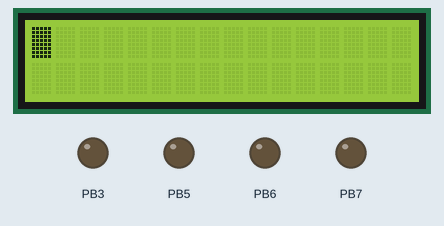
This program was run on a simulated ATmega32, built with avr-gcc and emulated at 16 MHz. Parts: 16×2 character LCD, output pins drawn as LEDs (lit = HIGH). Wiring (inferred from the names in the program): character LCD (HD44780): RS PA3; R/W PA1; E PA2; data PB0, PB1, PB2, PB4. The character LCD is taken to start in 4-bit mode; pins used as bus, display or sensor lines are not drawn. At 0.6 s the program stops and its outputs stay as they are.

Above: at 0.5 s.

The program:

main.c
```c
/*
 * Drivers.c
 *
 * Created: 8/18/2023 9:18:25 AM
 * Author : Lenovo
 */

#include "DIO.h"
//#include <avr/io.h>
#include "LCD.h"
#include "Keypad.h"


int main(void)
{
	uint8_t key_pressed;
	//DDRB = 1<<7;

    LCD_init();
	Keypad_init();
	LCD_ClearScreen();
	//LCD_WriteChar('x');
    //const uint8_t *str = "Ahmed Essam ElDin   ElShafie";
    //LCD_WriteString(str);

    while (1)
    {
		key_pressed = Keypad_getkey();
		switch(key_pressed){
			case '?':
			LCD_ClearScreen();
			break;
			default:
			LCD_WriteChar(key_pressed);
			break;
		}
    }
}
```

Keypad_Config.h
```c
/*
 * Keypad_Config.h
 *
 * Created: 8/18/2023 2:51:38 PM
 *  Author: Lenovo
 */


#ifndef KEYPAD_CONFIG_H_
#define KEYPAD_CONFIG_H_

#include "DIO.h"

#define KEYPAD_ROW_PORT		DIO_PORTC
#define KEYPAD_COL_PORT		DIO_PORTD

#define KEYPAD_COL0			DIO_PIN7
#define KEYPAD_COL1			DIO_PIN6
#define KEYPAD_COL2			DIO_PIN5
#define KEYPAD_COL3			DIO_PIN3

#define KEYPAD_ROW0			DIO_PIN5
#define KEYPAD_ROW1			DIO_PIN4
#define KEYPAD_ROW2			DIO_PIN3
#define KEYPAD_ROW3			DIO_PIN2

#endif /* KEYPAD_CONFIG_H_ */
```

LCD_Config.h
```c
/*
 * LCD_Config.h
 *
 * Created: 8/18/2023 10:20:45 AM
 *  Author: Lenovo
 */


#ifndef LCD_CONFIG_H_
#define LCD_CONFIG_H_

#include "DIO.h"

//====================================================================
//						PORT Configuration
//====================================================================
#define LCD_8BIT_CMD	DIO_PORTA
#define LCD_8BIT_DATA	DIO_PORTB

#define LCD_4BIT_CMD	DIO_PORTA
#define LCD_4BIT_DATA	DIO_PORTB

//====================================================================
//						PIN Configuration
//====================================================================
#define LCD_RS			DIO_PIN3
#define LCD_RW			DIO_PIN1
#define LCD_EN			DIO_PIN2

#define LCD_D4			DIO_PIN0
#define LCD_D5			DIO_PIN1
#define LCD_D6			DIO_PIN2
#define LCD_D7			DIO_PIN4

//====================================================================
//						Command Configuration
//====================================================================
#define LCD_FUNCTION_8BIT_2LINES   					(0x38)
#define LCD_FUNCTION_4BIT_2LINES   					(0x28)
#define LCD_MOVE_DISP_RIGHT       					(0x1C)
#define LCD_MOVE_DISP_LEFT   						(0x18)
#define LCD_MOVE_CURSOR_RIGHT   					(0x14)
#define LCD_MOVE_CURSOR_LEFT 	  					(0x10)
#define LCD_DISP_OFF   								(0x08)
#define LCD_DISP_ON_CURSOR   						(0x0E)
#define LCD_DISP_ON_CURSOR_BLINK   					(0x0F)
#define LCD_DISP_ON_BLINK   						(0x0D)
#define LCD_DISP_ON   								(0x0C)
#define LCD_ENTRY_DEC   							(0x04)
#define LCD_ENTRY_DEC_SHIFT   						(0x05)
#define LCD_ENTRY_INC_   							(0x06)
#define LCD_ENTRY_INC_SHIFT   						(0x07)
#define LCD_BEGIN_AT_FIRST_ROW						(0x80)
#define LCD_BEGIN_AT_SECOND_ROW						(0xC0)
#define LCD_CLEAR_SCREEN							(0x01)
#define LCD_ENTRY_MODE								(0x06)

#endif /* LCD_CONFIG_H_ */
```

Atmega32.h
```c
/*
 * Atmega32.h
 *
 * Created: 8/18/2023 9:29:06 AM
 *  Author: Lenovo
 */


#ifndef ATMEGA32_H_
#define ATMEGA32_H_

//====================================================================
//						DIO Base Address
//====================================================================

// PORTA
#define PORTA	(*(volatile uint8_t *)0x3B)
#define DDRA	(*(volatile uint8_t *)0x3A)
#define PINA	(*(volatile uint8_t *)0x39)

// PORTB
#define PORTB	(*(volatile uint8_t *)0x38)
#define DDRB	(*(volatile uint8_t *)0x37)
#define PINB	(*(volatile uint8_t *)0x36)

// PORTC
#define PORTC	(*(volatile uint8_t *)0x35)
#define DDRC	(*(volatile uint8_t *)0x34)
#define PINC	(*(volatile uint8_t *)0x33)

// PORTD
#define PORTD	(*(volatile uint8_t *)0x32)
#define DDRD	(*(volatile uint8_t *)0x31)
#define PIND	(*(volatile uint8_t *)0x30)


#endif /* ATMEGA32_H_ */
```

Keypad.c
```c
/*
 * Keypad.c
 *
 * Created: 8/18/2023 2:51:49 PM
 *  Author: Lenovo
 */

#include "Keypad.h"

#define  COL_INIT    0
#define  COL_FINAL   3

#define  ROW_INIT    4
#define  ROW_FINAL   7

const uint8_t keypadValue[4][4] = {{'1','2','3','4'},
									{'5','6','7','8'},
									{'9','A','B','C'},
									{'D','E','F','?'}};

void Keypad_init(){
	DIO_SetPinDir(KEYPAD_COL_PORT, KEYPAD_COL0, DIO_PIN_OUTPUT);
	DIO_SetPinDir(KEYPAD_COL_PORT, KEYPAD_COL1, DIO_PIN_OUTPUT);
	DIO_SetPinDir(KEYPAD_COL_PORT, KEYPAD_COL2, DIO_PIN_OUTPUT);
	DIO_SetPinDir(KEYPAD_COL_PORT, KEYPAD_COL3, DIO_PIN_OUTPUT);

	DIO_SetPinDir(KEYPAD_ROW_PORT, KEYPAD_ROW0, DIO_PIN_INPUT);
	DIO_SetPinDir(KEYPAD_ROW_PORT, KEYPAD_ROW1, DIO_PIN_INPUT);
	DIO_SetPinDir(KEYPAD_ROW_PORT, KEYPAD_ROW2, DIO_PIN_INPUT);
	DIO_SetPinDir(KEYPAD_ROW_PORT, KEYPAD_ROW3, DIO_PIN_INPUT);

	DIO_SetPinVal(KEYPAD_COL_PORT, KEYPAD_COL0, DIO_PIN_HIGH);
	DIO_SetPinVal(KEYPAD_COL_PORT, KEYPAD_COL1, DIO_PIN_HIGH);
	DIO_SetPinVal(KEYPAD_COL_PORT, KEYPAD_COL2, DIO_PIN_HIGH);
	DIO_SetPinVal(KEYPAD_COL_PORT, KEYPAD_COL3, DIO_PIN_HIGH);
}

uint8_t Keypad_getkey(){

	uint8_t col_Loc = 0;
	uint8_t row_Loc = 0;

	uint8_t value = 0;
	uint8_t temp = 0;

	for(col_Loc = COL_INIT ; col_Loc <= COL_FINAL ; col_Loc++)
	{
		//Activate the column
		DIO_SetPinVal(KEYPAD_COL_PORT , col_Loc , DIO_PIN_LOW);

		for(row_Loc = ROW_INIT ; row_Loc <= ROW_FINAL ; row_Loc++)
		{

			temp = DIO_ReadPin(KEYPAD_ROW_PORT , row_Loc);

			//wait until the switch is releases
			if(!temp)
			{
				value =  keypadValue[row_Loc - ROW_INIT][col_Loc - COL_INIT];

				while(!temp)
				{
					temp = DIO_ReadPin(KEYPAD_ROW_PORT , row_Loc);
					//PORTB ^= 1<<7;
					//_delay_ms(1000);
				}

				//Delay to avoid bouncing , bouncing occurs in mechanical switches and can cause one switch press to be detected as multiple presses
				_delay_ms(10);
			}

		}
		//deactivate column again
		DIO_SetPinVal(KEYPAD_COL_PORT , col_Loc , DIO_PIN_HIGH);

	}

	//PORTB &= ~(1<<7);
	return value ;
}
```

Keypad.h
```c
/*
 * Keypad.h
 *
 * Created: 8/18/2023 2:51:21 PM
 *  Author: Lenovo
 */


#ifndef KEYPAD_H_
#define KEYPAD_H_

#include <stdint.h>
#include "Keypad_Config.h"
#include "Atmega32.h"
#include "BitMath.h"
#define F_CPU	16000000UL
#include <util/delay.h>

void Keypad_init();
uint8_t Keypad_getkey();

#endif /* KEYPAD_H_ */
```

LCD.c
```c
/*
 * LCD.c
 *
 * Created: 8/18/2023 10:13:30 AM
 *  Author: Lenovo
 */

#include "LCD.h"

void LCD_Kick(){
	DIO_SetPinVal(LCD_4BIT_CMD, LCD_EN, DIO_PIN_HIGH);
	_delay_ms(50);
	DIO_SetPinVal(LCD_4BIT_CMD, LCD_EN, DIO_PIN_LOW);
}

void LCD_Position(uint8_t line, uint8_t position){
	if (line == 1)
	{
		if (position < 20 && position >= 0)
		{
			LCD_WriteCommand(LCD_BEGIN_AT_FIRST_ROW+position);
		}
	}
	if (line == 2)
	{
		if (position < 20 && position >= 0)
		{
			LCD_WriteCommand(LCD_BEGIN_AT_SECOND_ROW+position);
		}
	}
}

void LCD_init(void){

	DIO_SetPinDir(LCD_4BIT_CMD, LCD_RS, DIO_PIN_OUTPUT);
	DIO_SetPinDir(LCD_4BIT_CMD, LCD_RW, DIO_PIN_OUTPUT);
	DIO_SetPinDir(LCD_4BIT_CMD, LCD_EN, DIO_PIN_OUTPUT);
	DIO_SetPortDir(LCD_4BIT_DATA, DIO_PORT_HIGH);

	_delay_ms(20);

	LCD_WriteCommand(LCD_FUNCTION_4BIT_2LINES);
	LCD_WriteCommand(LCD_ENTRY_MODE);
	LCD_WriteCommand(LCD_BEGIN_AT_FIRST_ROW);
	LCD_WriteCommand(LCD_DISP_ON_CURSOR_BLINK);

	LCD_ClearScreen();
}

void LCD_WriteCommand(uint8_t command){

	uint8_t Bit4 = 0;

	//LCD_Kick();

	DIO_SetPinVal(LCD_4BIT_CMD, LCD_RS, DIO_PIN_LOW);
	//DIO_SetPinVal(LCD_4BIT_CMD, LCD_RW, DIO_PIN_LOW);
	DIO_SetPinVal(LCD_4BIT_CMD, LCD_EN, DIO_PIN_LOW);

	PORTB = ((command >> 4) & 0x07) | (PORTB & 0xF8);

	Bit4 = READ_BIT(command, 7);

	if(Bit4){
		SET_BIT(PORTB, LCD_D7);
	}
	else{
		CLEAR_BIT(PORTB, LCD_D7);
	}

	DIO_SetPinVal(LCD_4BIT_CMD, LCD_RS, DIO_PIN_LOW);
	DIO_SetPinVal(LCD_4BIT_CMD, LCD_EN, DIO_PIN_HIGH);
	_delay_ms(50);
	DIO_SetPinVal(LCD_4BIT_CMD, LCD_EN, DIO_PIN_LOW);

	PORTB = (command & 0x07) | (PORTB & 0xF8);

	Bit4 = READ_BIT(command, 3);

	if(Bit4){
		SET_BIT(PORTB, LCD_D7);
	}
	else{
		CLEAR_BIT(PORTB, LCD_D7);
	}

	DIO_SetPinVal(LCD_4BIT_CMD, LCD_RS, DIO_PIN_LOW);
	DIO_SetPinVal(LCD_4BIT_CMD, LCD_EN, DIO_PIN_HIGH);
	_delay_ms(50);
	DIO_SetPinVal(LCD_4BIT_CMD, LCD_EN, DIO_PIN_LOW);
}

void LCD_WriteChar(uint8_t character){

	uint8_t Bit4 = 0;

	//LCD_Kick();

	DIO_SetPinVal(LCD_4BIT_CMD, LCD_RS, DIO_PIN_HIGH);
	//DIO_SetPinVal(LCD_4BIT_CMD, LCD_RW, DIO_PIN_LOW);
	DIO_SetPinVal(LCD_4BIT_CMD, LCD_EN, DIO_PIN_LOW);

	PORTB = ((character >> 4) & 0x07) | (PORTB & 0xF8);

	Bit4 = READ_BIT(character, 7);

	if(Bit4){
		SET_BIT(PORTB, LCD_D7);
	}
	else{
		CLEAR_BIT(PORTB, LCD_D7);
	}

	DIO_SetPinVal(LCD_4BIT_CMD, LCD_EN, DIO_PIN_HIGH);
	_delay_ms(50);
	DIO_SetPinVal(LCD_4BIT_CMD, LCD_EN, DIO_PIN_LOW);

	PORTB = (character & 0x07) | (PORTB & 0xF8);

	Bit4 = READ_BIT(character, 3);

	if(Bit4){
		SET_BIT(PORTB, LCD_D7);
	}
	else{
		CLEAR_BIT(PORTB, LCD_D7);
	}

	DIO_SetPinVal(LCD_4BIT_CMD, LCD_EN, DIO_PIN_HIGH);
	_delay_ms(50);
	DIO_SetPinVal(LCD_4BIT_CMD, LCD_EN, DIO_PIN_LOW);
}

void LCD_WriteString(const uint8_t* str){

	int count = 0;
	while (*str != '\0'){
		count++;
		LCD_WriteChar(*str++);
		if (count == 20)
		{
			LCD_Position(2,0);
		}
		else if (count == 40)
		{
			LCD_ClearScreen();
			LCD_Position(1,0);
			count = 0;
		}
	}
}

void LCD_ClearScreen(void){
	LCD_WriteCommand(LCD_CLEAR_SCREEN);
}
```

LCD.h
```c
/*
 * LCD.h
 *
 * Created: 8/18/2023 10:13:17 AM
 *  Author: Lenovo
 */


#ifndef LCD_H_
#define LCD_H_

#include "LCD_Config.h"
#include "Atmega32.h"
#include "BitMath.h"
#define F_CPU	16000000UL
#include <util/delay.h>


void LCD_init(void);
void LCD_WriteCommand(uint8_t command);
void LCD_WriteChar(uint8_t character);
void LCD_WriteString(const uint8_t* str);
void LCD_ClearScreen(void);

#endif /* LCD_H_ */
```

BitMath.h
```c
/*
 * BitMath.h
 *
 * Created: 8/18/2023 9:19:11 AM
 *  Author: Lenovo
 */


#ifndef BITMATH_H_
#define BITMATH_H_

#define SET_BIT(REG, BIT)		(REG |= (1<<BIT))
#define CLEAR_BIT(REG, BIT)		(REG &= ~(1<<BIT))
#define TOGGLE_BIT(REG, BIT)	(REG ^= (1<<BIT))
#define READ_BIT(REG, BIT)		((REG >> BIT) & (0x01))

#endif /* BITMATH_H_ */
```

DIO.c
```c
/*
 * DIO.c
 *
 * Created: 8/18/2023 9:19:35 AM
 *  Author: Lenovo
 */
#include "DIO.h"
#include "Atmega32.h"
#include "BitMath.h"


void DIO_SetPortDir(uint8_t PORTx, uint8_t dir){

	switch(PORTx){
		case DIO_PORTA:
		DDRA = dir;
		break;

		case DIO_PORTB:
		DDRB = dir;
		break;

		case DIO_PORTC:
		DDRC = dir;
		break;

		case DIO_PORTD:
		DDRD = dir;
		break;

		default:
		break;
	}
}

void DIO_SetPinDir(uint8_t PORTx, uint8_t PINx, uint8_t dir){

	if(dir){
		switch(PORTx){
			case DIO_PORTA:
			SET_BIT(DDRA, PINx);
			break;

			case DIO_PORTB:
			SET_BIT(DDRB, PINx);
			break;

			case DIO_PORTC:
			SET_BIT(DDRC, PINx);
			break;

			case DIO_PORTD:
			SET_BIT(DDRD, PINx);
			break;

			default:
			break;
		}
	}
	else{
		switch(PORTx){
			case DIO_PORTA:
			CLEAR_BIT(DDRA, PINx);
			break;

			case DIO_PORTB:
			CLEAR_BIT(DDRB, PINx);
			break;

			case DIO_PORTC:
			CLEAR_BIT(DDRC, PINx);
			break;

			case DIO_PORTD:
			CLEAR_BIT(DDRD, PINx);
			break;

			default:
			break;
		}
	}
}

void DIO_SetPortVal(uint8_t PORTx, uint8_t value){

	switch(PORTx){
		case DIO_PORTA:
		PORTA = value;
		break;

		case DIO_PORTB:
		PORTB = value;
		break;

		case DIO_PORTC:
		PORTC = value;
		break;

		case DIO_PORTD:
		PORTD = value;
		break;

		default:
		break;
	}
}

void DIO_SetPinVal(uint8_t PORTx, uint8_t PINx, uint8_t value){

	if(value){
		switch(PORTx){
			case DIO_PORTA:
			SET_BIT(PORTA, PINx);
			break;

			case DIO_PORTB:
			SET_BIT(PORTB, PINx);
			break;

			case DIO_PORTC:
			SET_BIT(PORTC, PINx);
			break;

			case DIO_PORTD:
			SET_BIT(PORTD, PINx);
			break;

			default:
			break;
		}
	}
	else{
		switch(PORTx){
			case DIO_PORTA:
			CLEAR_BIT(PORTA, PINx);
			break;

			case DIO_PORTB:
			CLEAR_BIT(PORTB, PINx);
			break;

			case DIO_PORTC:
			CLEAR_BIT(PORTC, PINx);
			break;

			case DIO_PORTD:
			CLEAR_BIT(PORTD, PINx);
			break;

			default:
			break;
		}
	}
}

void DIO_ReadPort(uint8_t PORTx, uint8_t* value){

	switch(PORTx){
		case DIO_PORTA:
		*value = PINA;
		break;

		case DIO_PORTB:
		*value = PINA;
		break;

		case DIO_PORTC:
		*value = PINA;
		break;

		case DIO_PORTD:
		*value = PINA;
		break;

		default:
		break;
	}
}

uint8_t DIO_ReadPin(uint8_t PORTx, uint8_t PINx){
	uint8_t value = 0;

	switch(PORTx){
		case DIO_PORTA:
		value = READ_BIT(PORTA, PINx);
		break;

		case DIO_PORTB:
		value = READ_BIT(PORTB, PINx);
		break;

		case DIO_PORTC:
		value = READ_BIT(PORTC, PINx);
		break;

		case DIO_PORTD:
		value = READ_BIT(PORTD, PINx);
		break;

		default:
		break;
	}

	return value;
}

void DIO_TogglePin(uint8_t PORTx, uint8_t PINx){

	switch(PORTx){
		case DIO_PORTA:
		TOGGLE_BIT(PORTA, PINx);
		break;

		case DIO_PORTB:
		TOGGLE_BIT(PORTB, PINx);
		break;

		case DIO_PORTC:
		TOGGLE_BIT(PORTC, PINx);
		break;

		case DIO_PORTD:
		TOGGLE_BIT(PORTD, PINx);
		break;

		default:
		break;
	}
}
```

DIO.h
```c
/*
 * DIO.h
 *
 * Created: 8/18/2023 9:19:25 AM
 *  Author: Lenovo
 */


#ifndef DIO_H_
#define DIO_H_

#include "stdint.h"

#define DIO_PORTA		0
#define DIO_PORTB		1
#define DIO_PORTC		2
#define DIO_PORTD		3

#define DIO_PIN0		0
#define DIO_PIN1		1
#define DIO_PIN2		2
#define DIO_PIN3		3
#define DIO_PIN4		4
#define DIO_PIN5		5
#define DIO_PIN6		6
#define DIO_PIN7		7

#define DIO_PIN_INPUT	0
#define DIO_PIN_OUTPUT	1

#define DIO_PIN_LOW		0
#define DIO_PIN_HIGH	1

#define DIO_PORT_HIGH	0xFF
#define DIO_PORT_LOW	0x00

void DIO_SetPortDir(uint8_t PORTx, uint8_t dir);
void DIO_SetPinDir(uint8_t PORTx, uint8_t PINx, uint8_t dir);

void DIO_SetPortVal(uint8_t PORTx, uint8_t value);
void DIO_SetPinVal(uint8_t PORTx, uint8_t PINx, uint8_t value);

void DIO_ReadPort(uint8_t PORTx, uint8_t* value);
uint8_t DIO_ReadPin(uint8_t PORTx, uint8_t PINx);

void DIO_TogglePin(uint8_t PORTx, uint8_t PINx);

#endif /* DIO_H_ */
```
